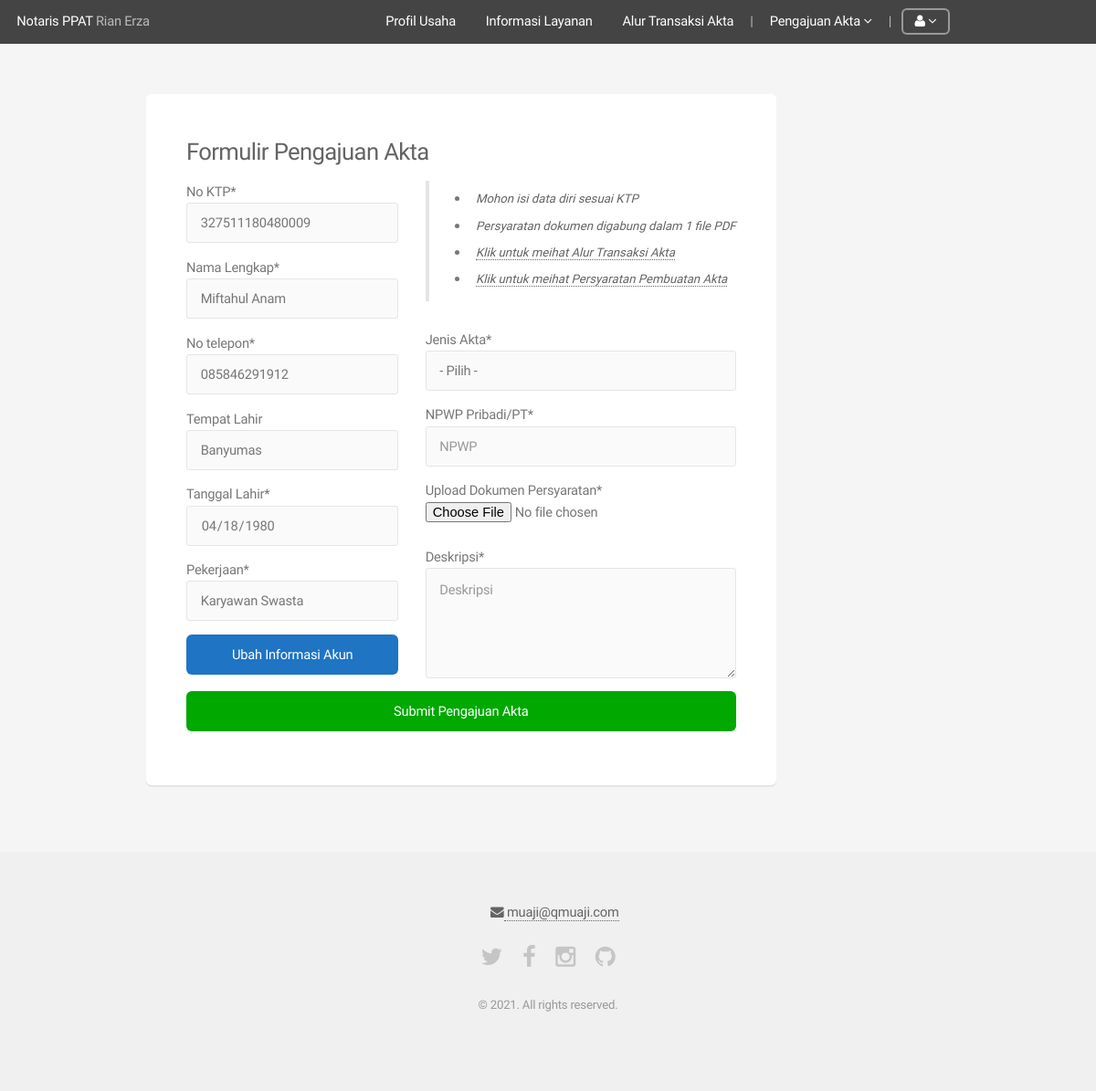
/pengajuanAkta.php (signed in), run on the app's committed database.
### tables this page shows
CREATE TABLE `User` (
  `Id` int(11) NOT NULL,
  `NIK` varchar(20) NOT NULL,
  `NamaLengkap` varchar(50) NOT NULL,
  `TmptLahir` varchar(20) NOT NULL,
  `TglLahir` date NOT NULL,
  `Pekerjaan` varchar(50) NOT NULL,
  `Alamat` varchar(255) NOT NULL,
  `NoTlp` varchar(20) NOT NULL,
  `UserRoleId` int(11) NOT NULL DEFAULT '1',
  `Password` varchar(128) NOT NULL,
  `Email` varchar(50) NOT NULL,
  `LastLogin` datetime NOT NULL,
  `IsActive` tinyint(1) NOT NULL,
  `CreationDate` timestamp NOT NULL DEFAULT CURRENT_TIMESTAMP,
  `EmailCode` varchar(128) NOT NULL,
  `Img` varchar(255) NOT NULL
);

### core/functions/users.php (called while the page is built, shortened)
<?php
function userData($user_id) {
	$data 	 = array();
	$user_id = (int)$user_id;
	$funcNumArgs = func_num_args();
	$funcGetArgs = func_get_args();
	if($funcNumArgs > 1){
		unset($funcGetArgs[0]);
		$fields = implode(', ', $funcGetArgs);
		$data 	= mysql_fetch_assoc(mysql_query("SELECT $fields FROM User WHERE Id=$user_id"));
	}
	return $data;
}

### core/init.php (called while the page is built, shortened)
<?php
require 'functions/general.php';
require 'functions/users.php';
if(loggedIn()) {
	$userData   = userData($_SESSION['user_id'], 'Id', 'Email', 'Password', 'NamaLengkap', 'NoTlp', 'Alamat', 'Img', 'UserRoleId', 'TmptLahir', 'TglLahir', 'NIK', 'Pekerjaan');
}
$ageMax = date('Y-m-d', strtotime("-6000 days"));

### core/functions/general.php (the view, shortened to what this page needs)
<?php
function getJenisAkta($kode) {
	echo "<option value='' >- Pilih -</option>";
}

### pengajuanAkta.php (shortened to what this page needs)
<?php
require 'core/init.php';
$npwp='';
$jenisAktaId='';
$deskripsi='';
include 'includes/_header.php';
?>
<section id="main" class="container">
	<div class="row">
		<div class="col-12">
			<section class="box">
				<h3>Formulir Pengajuan Akta</h3>
				<form action="" method="post" autocomplete="off" enctype="multipart/form-data">
					<div class="row gtr-uniform gtr-50">
						<div class="col-6 col-12-mobilep">
							No KTP*
							<input type="text" value="<?= $userData['NIK'] ?>" disabled minlength="7" maxlength="20">
							Nama Lengkap*
							<input type="text" value="<?= $userData['NamaLengkap'] ?>" disabled minlength="3" maxlength="20">
							No telepon*
							<input type="text" value="<?= $userData['NoTlp'] ?>" disabled maxlength="20">
							Tempat Lahir
							<input type="text" disabled value="<?= $userData['TmptLahir'] ?>">
							Tanggal Lahir*
							<?php
							$tglLahir = $userData['TglLahir'];
							($tglLahir=="0000-00-00") ? $tglLahir= "-" : $tglLahir = date('Y-m-d', strtotime($tglLahir))  ?>
							<input type="Date" max="<?=$ageMax?>" disabled value="<?= $tglLahir ?>">
							Pekerjaan*
							<input type="text" value="<?= $userData['Pekerjaan'] ?>" disabled maxlength="20">
							<a href="informasiAkun.php" class="button special fit"style="background-color: #1F74C4">Ubah Informasi Akun</a>
						</div>
						<div class="col-6 col-12-mobilep">
							<blockquote>
								<ul>
									<li><h5>Mohon isi data diri sesuai KTP</h5></li>
									<li><h5>Persyaratan dokumen digabung dalam 1 file PDF</h5></li>
									<li><h5><a href="alurTransaksi.php">Klik untuk meihat Alur Transaksi Akta</a> </h5></li>
									<li><h5><a href="alurTransaksi.php">Klik untuk meihat Persyaratan Pembuatan Akta</a></h5></li>
								</ul>
							</blockquote>
							Jenis Akta*
							<select name="JenisAktaId" required>
								<?php getJenisAkta($jenisAktaId) ?>
							</select>
							NPWP Pribadi/PT*
							<input type="text" name="NPWP" placeholder="NPWP" required maxlength="20" value="<?= $npwp ?>">
							Upload Dokumen Persyaratan*
							<input type="file" name="DocPersyaratan" accept="files/*"><br>
							Deskripsi*
							<textarea name="Deskripsi" placeholder="Deskripsi" rows="4" maxlength="225" ><?= $deskripsi ?></textarea>
						</div>
					</div>
					<input type="submit" value="Submit Pengajuan Akta" class="special fit" onclick="return confirm('Submit Pengajuan Akta?')">
				</form>
			</section>
		</div>
	</div>
</section>
<?php include 'includes/_footer.php';

### data on the page
user: NIK "327511180480009", NamaLengkap "Miftahul Anam", NoTlp "085846291912", TmptLahir "Banyumas", TglLahir "04/18/1980", Pekerjaan "Karyawan Swasta"
